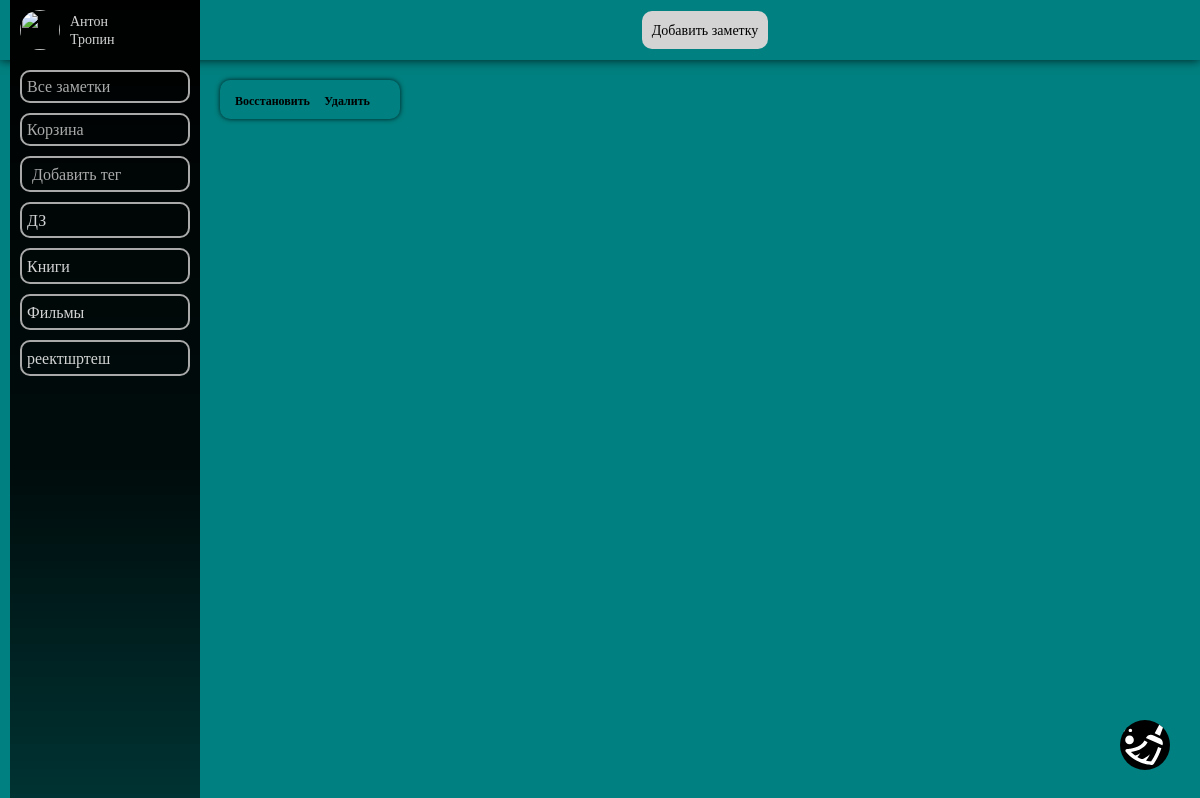
The page /trashCan (signed in) on the database as committed earlier.
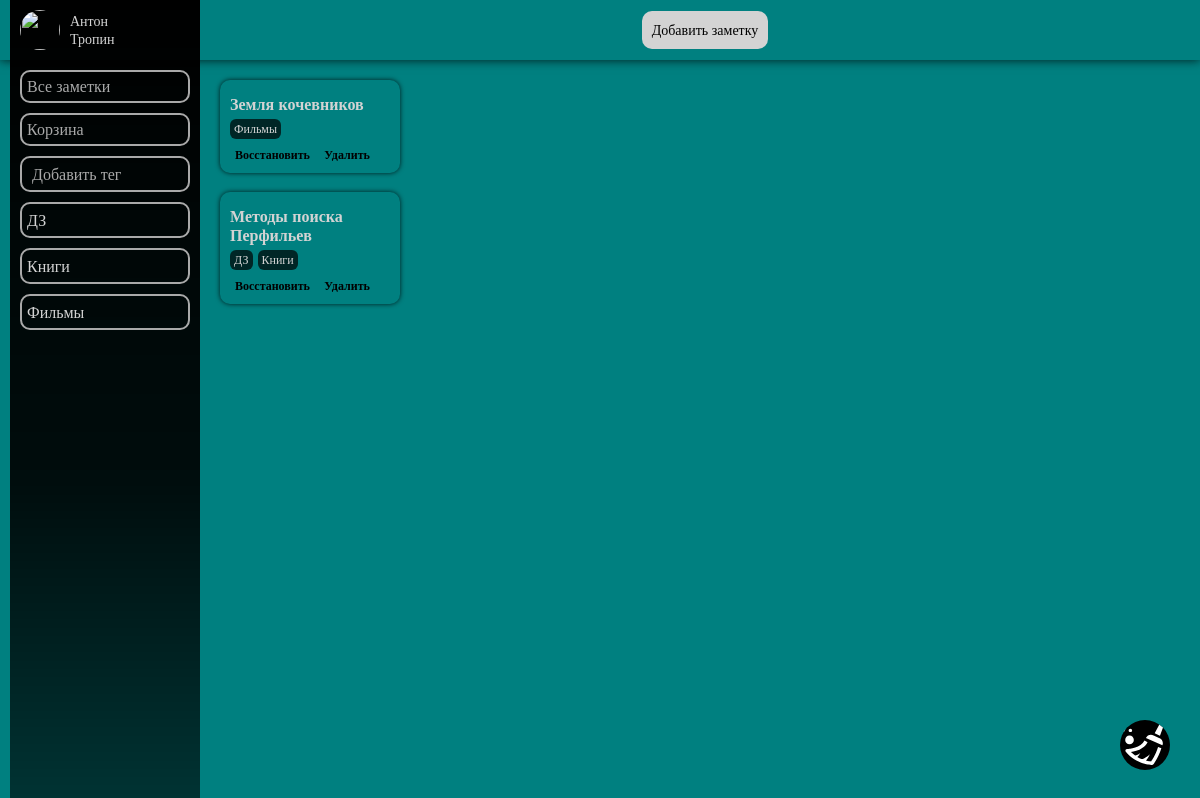
The same page on the database as committed later.
### DiarySiteApp/models.py (models this page shows, shortened)
class Tag(models.Model):
    account = models.ForeignKey(Account, on_delete=models.CASCADE)
    title = models.CharField('название тега', max_length=30, unique=True)
    def __str__(self):
        return self.title
    class Meta:
        verbose_name = 'Тег'
        verbose_name_plural = 'Теги'
        abstract = False

class Note(models.Model):
    account = models.ForeignKey(Account, on_delete=models.CASCADE)
    title = models.CharField('название заметки', max_length=30, null=True, blank=True)
    description = models.TextField('описание заметки', null=True, blank=True)
    planned_date = models.DateTimeField('запланированная дата', null=True, blank=True)
    on_repeat = models.BooleanField('повторяется')
    to_remind = models.BooleanField('напоминание')
    remind_date = models.DateTimeField('дата напоминания', null=True, blank=True)
    on_delete = models.BooleanField('удалено', default=False)
    delete_date = models.DateField('дата удаления', null=True, blank=True, editable=False)
    tag = models.ManyToManyField(Tag, blank=True)
    class Meta:
        verbose_name = 'Заметка'
        verbose_name_plural = 'Заметки'
        abstract = False
    @property
    def tags(self):
        return Tag.objects.filter(note = self)

### DiarySiteApp/views.py (the view)
# urls.py: re_path('trashCan', views.trashCanView, name = 'trashCan'),
def trashCanView(request):
    user = User.objects.get(pk = request.user.pk)
    tags = user.account.tags
    notes = Note.objects.filter(
    account = user.account
    ).filter(
    on_delete = True
    )
    photo = user.account.photo
    context ={
        'tags' : tags,
        'notes' : notes,
        'photo' : photo,
        'title' : 'Корзина'
    }
    return render(request, 'DiarySiteApp/trashCan.html', context)

### DiarySiteApp/models.py (called while the page is built)
    @property
    def tags(self):
        return Tag.objects.filter(account = self)

### DiarySiteApp/templates/DiarySiteApp/trashCan.html (shortened to what this page needs)
{% extends 'DiarySiteApp/notesOutput.html' %}
{% load static %}
{% block notes %}
    <div class="notes_container">
        {% for note in notes %}
            <div class="card">
                {% if note.title %}
                    <div class="cardName">{{note.title}}</div>
                {% endif %}
                {% if note.tags%}
                    <div class="cardTags">
                        {% for tag in tags %}
                            {% if tag in note.tags %}
                                <div class="tag">{{tag}}</div>
                            {% endif %}
                        {% endfor %}
                    </div>
                {% endif %}
                <a href="restoreNote/{{note.id}}" class="cardManipulationButton">Восстановить</a>
                <a href="delete/{{note.id}}" id="delete" class="cardManipulationButton">Удалить</a>
            </div>
        {% endfor %}
    </div>
    <a href="clearTrashCan" class="clearTrashCanButton">
        <img src="{% static 'svg/clearTrashCan.svg' %}">
    </a>
{% endblock %}

### DiarySiteApp/templates/DiarySiteApp/notesOutput.html (shortened to what this page needs)
{% extends 'DiarySiteApp/base.html' %}
{% load static %}
{% block content %}
    {% if request.user.is_authenticated %}
        <header>
            <div class="header_content class">
                <a href="{% url 'noteform' 'add' %}" class="control_button">Добавить заметку</a>
            </div>
        </header>
        <div class="menu">
            <div class="profile">
                {% if user.socialaccount_set.all.0.get_avatar_url %}
                        <img class="avatar" src='{{ user.socialaccount_set.all.0.get_avatar_url }}'>
                {% else %}
                        {%if photo %}
                                <div>{{photo}}</div>
                        {%else%}
                                <img class="avatar" src='https://iupac.org/wp-content/uploads/2018/05/default-avatar.png'>
                        {% endif %}
                {% endif %}
                <a href="accounts/logout" title="Нажмите, чтобы выйти из аккаунта">
                    <div class="personal_information">
                            {% if user.first_name %}
                                <p>{{user.first_name}}</p>
                                <p>{{user.last_name}}</p>
                            {% else %}
                                <p>{{user}}</p>
                            {% endif %}
                    </div>
                </a>
            </div>
            <div class="tags_container" id="tags_container">
                <a href="{% url 'main' %}"><div class="tag_button">Все заметки</div></a>
                <a href="{% url 'trashCan' %}"><div class="tag_button">Корзина</div></a>
                <form method="POST" class="add_tag_form" id="tag_creation_form" data-url="{% url 'addTag' %}">
                    <input type="text" name="tag_title_input" autocomplete="off" class="input tag_title_input" placeholder="Добавить тег" required>
                    <button type="submit" class="save_tag_button"></button>
                </form>
                {% for tag in tags%}
                    <div class="custom_tag_button">
                        <a href="{% url 'notesByTag' tag.id %}"><div>{{tag.title}}</div></a>
                        <a href="{% url 'deleteTag' tag.id %}" class="delete_tag_button"></a>
                    </div>
                {% endfor %}
            </div>
        </div>
        {% block notes %}{% endblock %}
    {% endif %}
{% endblock %}

Rows that differ between the two databases and show on the page:
removed Tag: title "реектшртеш"
now on this page (row edited): Note: title "Земля кочевников", Tag (title "Фильмы")
now on this page (row edited): Note: title "Методы поиска Перфильев", Tag (title "ДЗ"), Tag (title "Книги")
